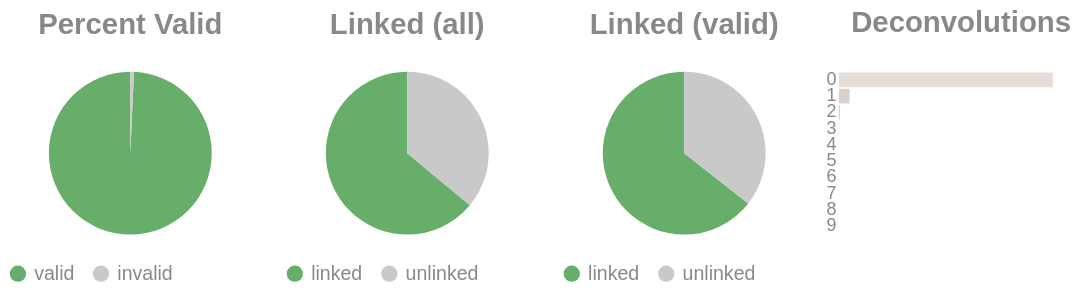

Notebook source saved alongside this figure:
### Code cell
if SKIPLR:
    pass
else:
    clash = Counter()
    for i in valids['molecule'].to_list():
        _mol = i.split("-")
        if len(_mol) == 1:
            clash.update('0')
        else:
            clash.update(_mol[-1])

    _d = {"deconvolutions": [], 'count': []}
    for k,v in clash.items():
        _d['deconvolutions'].append(k)
        _d['count'].append(v)

    tot_valid = valids['reads'].sum()
    mask = valids['reads'] >= 2
    n_linked_reads = valids.filter(mask)['reads'].sum()
    if n_linked_reads == 0:
        print_html("No linked molecules (>=2 reads) were detected; skipping linked-only distributions.")
        SKIPLR = True
    else:
        perc_valid = round(tot_valid / n_reads, 4)
        linked_perc_abs = round(n_linked_reads / n_reads, 4)
        linked_perc = round(n_linked_reads / tot_valid, 4)

    _valid = pl.DataFrame({"valids": ['valid', 'invalid'], "count": [tot_valid, n_reads - tot_valid]})
    _linked_abs = pl.DataFrame({"linked (absolute)": ['linked', 'unlinked'], "count": [n_linked_reads, n_reads - n_linked_reads]})
    _linked_rel = pl.DataFrame({"linked (valids)": ['linked', 'unlinked'], "count": [n_linked_reads, tot_valid - n_linked_reads]})

    (
        alt.hconcat(
            piechart(_valid, goodval = 'valid', title = "Percent Valid"),
            piechart(_linked_abs, goodval = "linked", title =  "Linked (all)"),
            piechart(_linked_rel, goodval = "linked", title =  "Linked (valid)"),
            convolutionbar(pl.DataFrame(_d), title = "Deconvolutions"),
            center = True,
            bounds = 'flush'
        )
        .resolve_scale(color='independent')
        .resolve_legend('independent')
        .properties(usermeta={'embedOptions': {"actions": False}})
    ).display()

### Figure 1 — Vega-Lite specification as saved in the notebook (floating-point values rounded to 4 significant figures)
{"width": "container", "height": 400, "config": {"title": {"anchor": "start", "dy": -15, "fontSize": 18, "color": "#888888", "subtitleColor": "#888888", "subtitleFontSize": 14}, "arc": {"fill": "#0072B2"}, "axis": {"domainColor": "#888888", "domainWidth": 0.5, "gridWidth": 0.2, "grid": false, "titleFontWeight": 400, "titleFontSize": 15, "labelFontSize": 11, "labelColor": "#888888", "tickColor": "#888888", "tickWidth": 0.2, "titleColor": "#888888"}, "axisBand": {"grid": false}, "axisX": {"grid": true, "tickSize": 10, "domainCap": "round"}, "axisY": {"domain": false, "grid": true, "tickSize": 0, "domainCap": "round"}, "background": "transparent", "header": {"labelFontSize": 15, "labelColor": "#888888", "titleFontSize": 15, "titleFontWeight": 600, "titleColor": "#888888"}, "legend": {"labelFont": "sans-serif", "labelFontSize": 12, "labelColor": "#888888", "symbolSize": 100, "symbolType": "circle", "titleFontSize": 12, "titlePadding": 10, "titleColor": "#888888", "title": null}, "range": {"category": ["#E69F00", "#56B4E9", "#009E73", "#F0E442", "#0072B2", "#D55E00", "#CC79A7", "#000000"], "diverging": ["#cfe8f3", "#a2d4ec", "#73bfe2", "#46abdb", "#1696d2", "#12719e"]}, "area": {"fill": "#0072B2", "fillOpacity": 0.7, "line": true, "strokeOpacity": 0.7}, "line": {"color": "#0072B2", "stroke": "#0072B2", "strokeWidth": 2}, "trail": {"color": "#0072B2", "stroke": "#0072B2", "strokeWidth": 0, "size": 1}, "point": {"filled": true, "fillOpacity": 1.0, "size": 95}, "text": {"color": "#888888", "fontSize": 11, "align": "right", "fontWeight": 400, "size": 11}, "bar": {"fill": "#0072B2", "stroke": null}, "view": {"stroke": null, "continuousWidth": 660, "continuousHeight": 400}}, "hconcat": [{"data": {"name": "data-cc8135c15329809398b0df3c632fb50b"}, "mark": {"type": "arc"}, "encoding": {"color": {"field": "valids", "legend": {"orient": "bottom", "title": null}, "scale": {"domain": ["valid", "invalid"], "range": ["#68ae6b", "#C9C9C9"]}, "title": "Valids", "type": "nominal"}, "theta": {"field": "count", "type": "quantitative"}, "tooltip": [{"field": "valids", "title": "Valids", "type": "ordinal"}, {"field": "percent", "format": ".2%", "title": "Percent", "type": "quantitative"}, {"field": "count", "title": "Count", "type": "quantitative"}]}, "height": 100, "title": {"text": "Percent Valid", "align": "center", "anchor": "middle"}, "transform": [{"calculate": "datum.count / 7612443", "as": "percent"}], "width": 150}, {"data": {"name": "data-e33dfcdec8604b8960b74d56e214f70e"}, "mark": {"type": "arc"}, "encoding": {"color": {"field": "linked (absolute)", "legend": {"orient": "bottom", "title": null}, "scale": {"domain": ["linked", "unlinked"], "range": ["#68ae6b", "#C9C9C9"]}, "title": "Linked (Absolute)", "type": "nominal"}, "theta": {"field": "count", "type": "quantitative"}, "tooltip": [{"field": "linked (absolute)", "title": "Linked (Absolute)", "type": "ordinal"}, {"field": "percent", "format": ".2%", "title": "Percent", "type": "quantitative"}, {"field": "count", "title": "Count", "type": "quantitative"}]}, "height": 100, "title": {"text": "Linked (all)", "align": "center", "anchor": "middle"}, "transform": [{"calculate": "datum.count / 7612443", "as": "percent"}], "width": 150}, {"data": {"name": "data-0e5af70d8d8460613333c257c9f37683"}, "mark": {"type": "arc"}, "encoding": {"color": {"field": "linked (valids)", "legend": {"orient": "bottom", "title": null}, "scale": {"domain": ["linked", "unlinked"], "range": ["#68ae6b", "#C9C9C9"]}, "title": "Linked (Valids)", "type": "nominal"}, "theta": {"field": "count", "type": "quantitative"}, "tooltip": [{"field": "linked (valids)", "title": "Linked (Valids)", "type": "ordinal"}, {"field": "percent", "format": ".2%", "title": "Percent", "type": "quantitative"}, {"field": "count", "title": "Count", "type": "quantitative"}]}, "height": 100, "title": {"text": "Linked (valid)", "align": "center", "anchor": "middle"}, "transform": [{"calculate": "datum.count / 7557861", "as": "percent"}], "width": 150}, {"data": {"name": "data-af9cc8909dd1dd9c859adc81522b5565"}, "mark": {"type": "bar"}, "encoding": {"color": {"field": "deconvolutions", "legend": null, "scale": {"scheme": "lightgreyred"}, "type": "nominal"}, "tooltip": [{"field": "deconvolutions", "title": "Deconvolutions", "type": "ordinal"}, {"field": "percent", "format": ".2%", "title": "Percent", "type": "quantitative"}, {"field": "count", "title": "Count", "type": "quantitative"}], "x": {"axis": null, "field": "count", "type": "quantitative"}, "y": {"field": "deconvolutions", "sort": "ascending", "title": null, "type": "nominal"}}, "height": 100, "title": {"text": "Deconvolutions", "align": "center", "anchor": "middle"}, "transform": [{"calculate": "datum.count / 3693495", "as": "percent"}], "width": 150}], "bounds": "flush", "center": true, "resolve": {"legend": {"angle": "independent"}, "scale": {"color": "independent"}}, "usermeta": {"embedOptions": {"actions": false}}, "$schema": "https://vega.github.io/schema/vega-lite/v6.1.0.json", "datasets": {"data-cc8135c15329809398b0df3c632fb50b": [{"valids": "valid", "count": 7557861}, {"valids": "invalid", "count": 54582}], "data-e33dfcdec8604b8960b74d56e214f70e": [{"linked (absolute)": "linked", "count": 4867385}, {"linked (absolute)": "unlinked", "count": 2745058}], "data-0e5af70d8d8460613333c257c9f37683": [{"linked (valids)": "linked", "count": 4867385}, {"linked (valids)": "unlinked", "count": 2690476}], "data-af9cc8909dd1dd9c859adc81522b5565": [{"deconvolutions": "0", "count": 3502260}, {"deconvolutions": "1", "count": 174895}, {"deconvolutions": "2", "count": 14258}, {"deconvolutions": "3", "count": 1683}, {"deconvolutions": "4", "count": 302}, {"deconvolutions": "5", "count": 76}, {"deconvolutions": "6", "count": 15}, {"deconvolutions": "7", "count": 3}, {"deconvolutions": "8", "count": 2}, {"deconvolutions": "9", "count": 1}]}}
